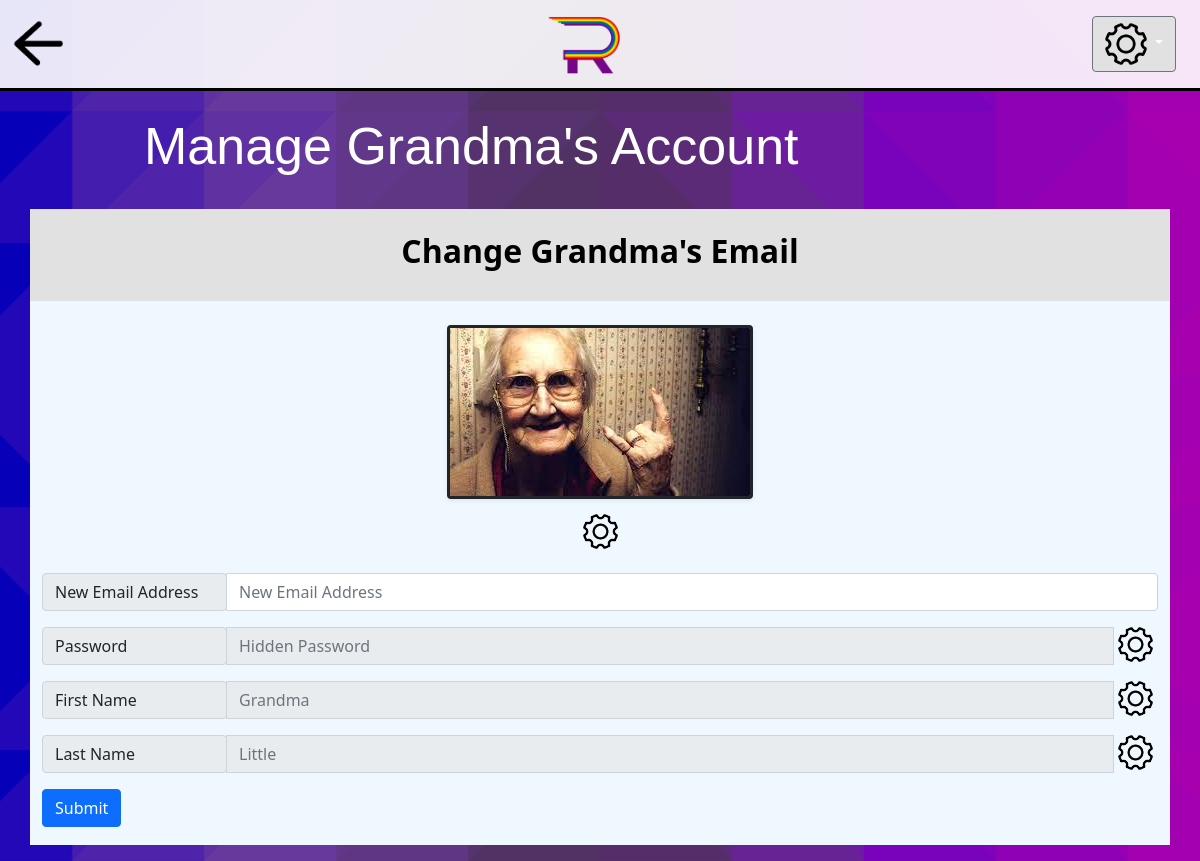
Screenshot of /managePatientEmail/ (signed in) with the database file from the repository.
### Remember/models.py (models this page shows, shortened)
class PatientClearanceAbstraction(models.Model):
    user = models.ForeignKey(User, on_delete=models.CASCADE)
    patient = models.ForeignKey(Patient, on_delete=models.CASCADE)
    clearanceLevel = models.IntegerField(default=0) # 1 means you are a family member, 2 means you are an admin

class Patient(models.Model):
    firstName = models.CharField(max_length=200)
    lastName = models.CharField(max_length=200)
    username = models.CharField(max_length=200)
    password = models.BinaryField(max_length=200)
    mugshot = models.FileField(upload_to='./Remember/static/remember/images/patientMugShots/', max_length=200, default="")

### Remember/views.py (the view)
# urls.py: path('managePatientEmail/', views.managePatientEmail, name='managePatientEmail'),
def managePatientEmail(request):
    relation = PatientClearanceAbstraction.objects.get(pk = request.session['relationshipID'])
    return render(request, 'Remember/adminEx/managePatientEmail.html', {'userRelation' : relation})

### Remember/templates/Remember/adminEx/managePatientEmail.html (shortened to what this page needs)
{% load static %}
<link rel="stylesheet" type="text/css" href="{% static 'remember/style.css' %}">
<!doctype html>
<html lang="en">
    <head>
        <link href="https://cdn.jsdelivr.net/npm/bootstrap@5.1.3/dist/css/bootstrap.min.css" rel="stylesheet"
>
    </head>
    <body>
        <nav class="autohide navbar navbar-light" style="padding-left: 1vw;padding-right: 1vw;">
            <a class="navbar-brand" href="/remember/managePatientAccount" >
                <button class="backButton"></button>
            </a>
            <a href="/remember/userMenu">
                <div class="logo"></div>
            </a>
            <div class="dropdown" style="padding-right:1vw;">
                <a class="btn btn-secondary dropdown-toggle" href="#" role="button" id="dropdownMenuLink" data-bs-toggle="dropdown" aria-expanded="false">
                    <img src="/../../static/remember/images/settingsIcon1.png" style="width:42px;height:42px;">
                </a>
            </div>
        </nav>
        <h1>
            Manage {{userRelation.patient.firstName}}'s Account
        </h1>
        <div class="container removePadding">
            <div class="d-flex justify-content-center text-center"  style="background-color:rgb(225,225,225);">
                <h2 id="accountTitle">
                    Change {{userRelation.patient.firstName}}'s Email
                </h2>
            </div>
            <form action="{% url 'Remember:updatePatient' %}" method="post" enctype="multipart/form-data" >
                <div class="row justify-content-center align-content-center \">
                    <div class="col-12" style="text-align: center;">
                        <div class="image-area mt-4"><img id="imageResult" src=" {{userRelation.patient.mugshot}}" alt="" class="img-fluid rounded shadow-sm mx-auto d-block pictureButton">
                        </div>
                    </div>
                </div>
                <a href = "/remember/managePatientPic" class="d-flex justify-content-center">
                    <img src="/../../static/remember/images/settingsIcon1.png" style="width:35px;height:35px; margin-left:5px;margin-right: 5px; margin-top: 5px;">
                </a>
                <br>
                <div class="input-group mb-3 addHorizontalPadding">
                    <div class="input-group-prepend">
                    <span class="input-group-text " id="basic-addon1" style="width: 185px;">New Email Address</span>
                    </div>
                    <input type="email" name="email" required="required" class="form-control" placeholder="New Email Address">
                </div>
                <div class="input-group mb-3 addHorizontalPadding" id="passwordDisplay">
                    <div class="input-group-prepend">
                    <span class="input-group-text" id="basic-addon1" style="width: 185px;">Password</span>
                    </div>
                    <input type="text" name="password"class="form-control" placeholder="Hidden Password" id="inputPasswordId" disabled>
                    <a href = "/remember/managePatientPassword">
                        <img src="/../../static/remember/images/settingsIcon1.png" style="width:35px;height:35px; margin-left:5px;margin-right: 5px;">
                    </a>
                </div>
                <div class="input-group mb-3 addHorizontalPadding" id="fNameDisplay">
                    <div class="input-group-prepend">
                    <span class="input-group-text" id="basic-addon1" style="width: 185px;">First Name</span>
                    </div>
                    <input type="text" name="firstName" class="form-control" placeholder="{{userRelation.patient.firstName}}"  id="inputFirstNameId" disabled>
                    <a href = "/remember/managePatientName">
                        <img src="/../../static/remember/images/settingsIcon1.png" style="width:35px;height:35px; margin-left:5px;margin-right: 5px;">
                    </a>
                </div>
                <div class="input-group mb-3 addHorizontalPadding" id="lNameDisplay">
                    <div class="input-group-prepend">
                    <span class="input-group-text" id="basic-addon1" style="width: 185px;">Last Name</span>
                    </div>
                    <input type="text" name="lastName" class="form-control" placeholder="{{userRelation.patient.lastName}}"   id="inputLastNameId" disabled>
                    <a href = "/remember/managePatientName">
                        <img src="/../../static/remember/images/settingsIcon1.png" style="width:35px;height:35px; margin-left:5px;margin-right: 5px;">
                    </a>
                </div>
                <div class="addHorizontalPadding">
                    <button type="submit" value="updatePatient" required="required" class="btn btn-primary" style="margin-bottom: 1.5vw;">Submit</button>
                </div>
            </form>
    </body>
</html>

### Remember/static/remember/style.css (style rules this page uses)
body { background: black url("images/backgroundImg.png") repeat; background-size: 100% auto; background-repeat: repeat-y; }

### Remember/templates/Remember/adminEx/managePatientEmail.html (style rules this page uses)
.navbar { border-bottom: 3px solid black; background: rgba(255, 255, 255, 0.9); }
.autohide { position: fixed; top: 0; right: 0; left: 0; width: 100%; z-index: 1030; }
.backButton { width:51px;height:51px; background: transparent url(/../../static/remember/images/backButton.png) no-repeat; background-color: transparent; mix-blend-mode: multiply; background-size: cover; border: none; }
.logo { width:83.1px; height: 72px; background: transparent url(/../../static/remember/images/RememberLogoSized.png) no-repeat; mix-blend-mode: multiply; background-size: cover; border: none; }
.btn.btn-secondary.dropdown-toggle { background-color: rgb(225,225,225); }
h1 { color: white; font-family: 'Sans serif', Helvetica, sans-serif; font-size: calc(3vw + 2vh); padding:2%; padding-left: 12%; }
h2 { color: black; padding: 2%; font-weight: bold; }
.container { background-color: aliceblue; padding: 1%; }
.removePadding { padding:0; }
.addHorizontalPadding { padding-left: 1vw; padding-right: 1vw; }
.pictureButton { border-width: 4px; border-color: black; border: solid; padding: 0px 0px; font-size: 16px; margin: 10px 10px; }

### rows the page displays
PatientClearanceAbstraction: patient.firstName "Grandma", patient.mugshot (picture), firstName "Grandma", lastName "Little"
